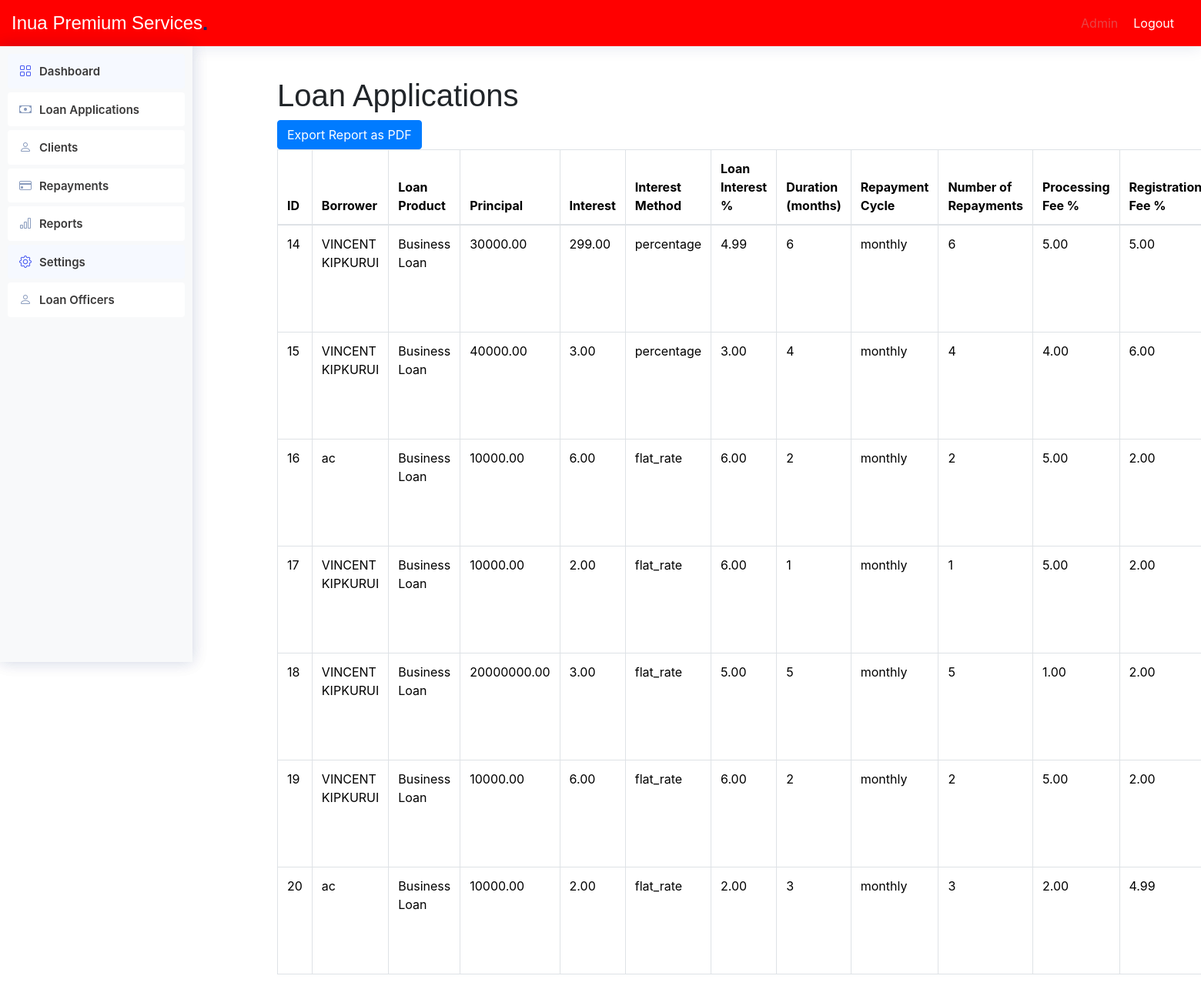
Screenshot of /admin/all_loans.php with the database file from the repository.
### tables this page shows
CREATE TABLE `navigation_items` (
  `id` int(11) NOT NULL,
  `title` varchar(100) NOT NULL,
  `url` varchar(200) NOT NULL,
  `icon` varchar(50) DEFAULT NULL,
  `parent_id` int(11) DEFAULT NULL
);

CREATE TABLE `loan_applications` (
  `id` int(11) NOT NULL,
  `borrower` int(11) NOT NULL,
  `loan_product` varchar(255) DEFAULT NULL,
  `principal` decimal(10,2) DEFAULT NULL,
  `loan_release_date` date DEFAULT NULL,
  `interest` decimal(10,2) DEFAULT NULL,
  `interest_method` varchar(50) DEFAULT NULL,
  `loan_interest` decimal(5,2) DEFAULT NULL,
  `loan_duration` int(11) DEFAULT NULL,
  `repayment_cycle` varchar(50) DEFAULT NULL,
  `number_of_repayments` int(11) DEFAULT NULL,
  `processing_fee` decimal(5,2) DEFAULT NULL,
  `registration_fee` decimal(5,2) DEFAULT NULL,
  `loan_status` varchar(50) DEFAULT NULL,
  `total_amount` double NOT NULL,
  `id_photo_path` varchar(255) DEFAULT NULL
);

CREATE TABLE `borrowers` (
  `id` int(11) NOT NULL,
  `full_name` varchar(255) NOT NULL,
  `business_name` varchar(255) DEFAULT NULL,
  `unique_number` varchar(20) NOT NULL,
  `mobile` varchar(15) DEFAULT NULL,
  `email` varchar(255) DEFAULT NULL,
  `total_paid` decimal(10,2) DEFAULT NULL,
  `open_loans_balance` decimal(10,2) DEFAULT NULL,
  `status` varchar(50) DEFAULT NULL,
  `loan_officer` varchar(50) NOT NULL
);

CREATE TABLE `loan_products` (
  `id` int(11) NOT NULL,
  `name` varchar(255) NOT NULL,
  `branch_access` varchar(255) NOT NULL,
  `penalty_settings` varchar(255) NOT NULL,
  `status` enum('Active','Inactive') NOT NULL DEFAULT 'Active',
  `created_at` timestamp NOT NULL DEFAULT current_timestamp(),
  `updated_at` timestamp NOT NULL DEFAULT current_timestamp() ON UPDATE current_timestamp()
);

### includes/functions.php (called while the page is built, shortened)
<?php
function db_connect() {
    $host = 'localhost';
    $db = 'microfinance';
    $user = 'root';
    $pass = '';
    try {
        return new PDO("mysql:host=$host;dbname=$db", $user, $pass, [
            PDO::ATTR_ERRMODE => PDO::ERRMODE_EXCEPTION,
            PDO::ATTR_DEFAULT_FETCH_MODE => PDO::FETCH_ASSOC,
        ]);
    } catch (PDOException $e) {
        die('Connection failed: ' . $e->getMessage());
    }
}
function getUserRole($userId) {
    $conn = db_connect();
    $stmt = $conn->prepare("SELECT role_id FROM users WHERE id = ?");
    $stmt->execute([$userId]);
    return $stmt->fetchColumn();
}
function getNavigationItems($roleId) {
    try {
        $conn = db_connect();
        $stmt = $conn->prepare("
            SELECT ni.id, ni.title, ni.url, ni.icon, ni.parent_id
            FROM navigation_items ni
            INNER JOIN navigation_item_roles nir ON ni.id = nir.navigation_item_id
            WHERE nir.role_id = :role_id ORDER BY ni.id ASC
        ");
        $stmt->execute([':role_id' => $roleId]);
        $result = $stmt->fetchAll(PDO::FETCH_ASSOC);
        return $result ?: [];
    } catch (PDOException $e) {
        error_log('Database query error: ' . $e->getMessage());
        return [];
    } finally {
        $conn = null;
    }
}
?>

### admin/all_loans.php (the view, shortened to what this page needs)
<!DOCTYPE html>
<html lang="en">
<head>
    <link href="assets/vendor/bootstrap/css/bootstrap.min.css" rel="stylesheet">
    <link href="assets/vendor/bootstrap-icons/bootstrap-icons.css" rel="stylesheet">
    <link href="assets/css/style.css" rel="stylesheet">
</head>
<body>
    <?php
    include '../includes/functions.php';
    include 'includes/header.php';
    ?>
    <div class="sidebar">
        <?php include '../includes/sidebar.php'; ?>
    </div>
    <?php
    include 'db.php';
    function getLoans() {
        global $conn;
        $loans = array();
        $sql = "SELECT
                    l.id,
                    b.full_name AS borrower_name,
                    p.name AS loan_product_name,
                    l.principal,
                    l.interest,
                    l.interest_method,
                    l.loan_interest,
                    l.loan_duration,
                    l.repayment_cycle,
                    l.number_of_repayments,
                    l.processing_fee,
                    l.registration_fee,
                    l.total_amount,
                    l.loan_release_date,
                    l.loan_status
                FROM loan_applications l
                INNER JOIN borrowers b ON l.borrower = b.id
                INNER JOIN loan_products p ON l.loan_product = p.id";
        $result = $conn->query($sql);
        if ($result->num_rows > 0) {
            while($row = $result->fetch_assoc()) {
                $loans[] = $row;
            }
        } else {
            echo "No records found.";
        }
        return $loans;
    }
    $loans = getLoans();
    ?>
    <main class="main">
        <section class="section">
            <div class="container">
                <h1>Loan Applications</h1>
                <a href="generate_pdf.php" class="btn btn-primary">Export Report as PDF</a>
                <table class="table table-bordered">
                    <thead>
                        <tr>
                            <th>ID</th>
                            <th>Borrower</th>
                            <th>Loan Product</th>
                            <th>Principal</th>
                            <th>Interest</th>
                            <th>Interest Method</th>
                            <th>Loan Interest %</th>
                            <th>Duration (months)</th>
                            <th>Repayment Cycle</th>
                            <th>Number of Repayments</th>
                            <th>Processing Fee %</th>
                            <th>Registration Fee %</th>
                        </tr>
                    </thead>
                    <tbody>
                        <?php
                        if (count($loans) > 0) {
                            foreach ($loans as $loan) {
                                echo "<tr>
                                    <td>{$loan['id']}</td>
                                    <td>{$loan['borrower_name']}</td>
                                    <td>{$loan['loan_product_name']}</td>
                                    <td>{$loan['principal']}</td>
                                    <td>{$loan['interest']}</td>
                                    <td>{$loan['interest_method']}</td>
                                    <td>{$loan['loan_interest']}</td>
                                    <td>{$loan['loan_duration']}</td>
                                    <td>{$loan['repayment_cycle']}</td>
                                    <td>{$loan['number_of_repayments']}</td>
                                    <td>{$loan['processing_fee']}</td>
                                    <td>{$loan['registration_fee']}</td>
                                    <td>{$loan['total_amount']}</td>
                                    <td>{$loan['loan_release_date']}</td>
                                    <td>{$loan['loan_status']}</td>
                                            <input type='hidden' name='loan_id' value='{$loan['id']}'>
                                            <input type='hidden' name='loan_id' value='{$loan['id']}'>
                                            <input type='hidden' name='loan_id' value='{$loan['id']}'>
                                </tr>";
                            }
                        } else {
                            echo "<tr><td colspan='15'>No loans found</td></tr>";
                        }
                        ?>
                    </tbody>
                </table>
            </div>
        </section>
    </main>
</body>
</html>

### includes/sidebar.php (shortened to what this page needs)
<?php
$userId = 1;
$roleId = getUserRole($userId);
$navItems = getNavigationItems($roleId);
function renderNavItems($items, $parentId = NULL) {
    $html = '';
    foreach ($items as $item) {
        if ($item['parent_id'] == $parentId) {
            $subItems = array_filter($items, function($i) use ($item) {
                return $i['parent_id'] == $item['id'];
            });
            $hasSubItems = !empty($subItems);
            $html .= '<li class="nav-item">';
            $html .= '<a class="nav-link' . ($hasSubItems ? ' collapsed' : '') . '" href="' . $item['url'] . '"';
            if ($hasSubItems) {
                $html .= ' data-bs-toggle="collapse" data-bs-target="#collapse-' . $item['id'] . '" aria-expanded="false" aria-controls="collapse-' . $item['id'] . '"';
            }
            $html .= '>';
            if ($item['icon']) {
                $html .= '<i class="' . $item['icon'] . '" title="' . $item['title'] . '"></i>';
            }
            $html .= '<span>' . $item['title'] . '</span>';
            $html .= '</a>';
            if ($hasSubItems) {
                $html .= '<ul id="collapse-' . $item['id'] . '" class="collapse list-unstyled">';
                $html .= renderNavItems($items, $item['id']);
                $html .= '</ul>';
            }
            $html .= '</li>';
        }
    }
    return $html;
}
?>
<!DOCTYPE html>
<html lang="en">
<head>
    <link rel="stylesheet" href="../assets/css/bootstrap.min.css">
</head>
<body>
    <aside class="sidebar">
        <ul class="sidebar-nav" id="sidebar-nav">
            <?= renderNavItems($navItems) ?>
        </ul>
    </aside>
</body>
</html>

### admin/assets/css/style.css (style rules this page uses)
:root { scroll-behavior: smooth; }
body { font-family: "Open Sans", sans-serif; background: #f6f9ff; color: #444444; }
a { color: #4154f1; text-decoration: none; }
h1, h2, h3, h4, h5, h6 { font-family: "Nunito", sans-serif; }
.sidebar { position: fixed; top: 60px; left: 0; bottom: 0; width: 300px; z-index: 996; transition: all 0.3s; padding: 20px; overflow-y: auto; scrollbar-width: thin; scrollbar-color: #aab7cf transparent; box-shadow: 0px 0px 20px rgba(1, 41, 112, 0.1); background-color: #fff; }
.sidebar-nav { padding: 0; margin: 0; list-style: none; }
.sidebar-nav li { padding: 0; margin: 0; list-style: none; }
.sidebar-nav .nav-item { margin-bottom: 5px; }
.sidebar-nav .nav-link { display: flex; align-items: center; font-size: 15px; font-weight: 600; color: #4154f1; transition: 0.3; background: #f6f9ff; padding: 10px 15px; border-radius: 4px; }
.sidebar-nav .nav-link i { font-size: 16px; margin-right: 10px; color: #4154f1; }
.sidebar-nav .nav-link.collapsed { color: #012970; background: #fff; }
.sidebar-nav .nav-link.collapsed i { color: #899bbd; }

### admin/all_loans.php (style rules this page uses)
body { background-color: #f8f9fa; color: #212529; font-family: 'Open Sans', sans-serif; margin: 0; }
.sidebar { background-color: #ffffff; color: #3a3939; padding: 20px; width: 250px; position: fixed; height: 100%; overflow: auto; }
.sidebar .nav-item .nav-link { color: #3a3939; padding: 10px 15px; text-decoration: none; display: block; }
.main { margin-left: 270px; padding: 20px; }
.container { margin-top: 20px; }
table { width: 100%; margin-bottom: 1rem; background-color: #fff; }
table thead th { vertical-align: bottom; border-bottom: 2px solid #dee2e6; }
table tbody tr { border-bottom: 1px solid #dee2e6; }
table tbody td { vertical-align: middle; }

### includes/sidebar.php (style rules this page uses)
.sidebar { background-color: #f8f9fa; padding: 10px; height: 100vh; width: 250px; position: fixed; }
.sidebar .nav-link { color: #333; display: block; padding: 10px; text-decoration: none; }

### rows the page displays
navigation_items: title "Dashboard"
navigation_items: title "Loan Applications"
navigation_items: title "Clients"
navigation_items: title "Repayments"
navigation_items: title "Reports"
navigation_items: title "Settings"
navigation_items: title "Loan Officers"
loan_applications: id "14", borrowers.full_name "VINCENT KIPKURUI", loan_products.name "Business Loan", principal "30000.00", interest "299.00", interest_method "percentage", loan_interest "4.99", loan_duration "6", repayment_cycle "monthly", number_of_repayments "6", processing_fee "5.00", registration_fee "5.00"
loan_applications: id "15", borrowers.full_name "VINCENT KIPKURUI", loan_products.name "Business Loan", principal "40000.00", interest "3.00", interest_method "percentage", loan_interest "3.00", loan_duration "4", repayment_cycle "monthly", number_of_repayments "4", processing_fee "4.00", registration_fee "6.00"
loan_applications: id "16", borrowers.full_name "ac", loan_products.name "Business Loan", principal "10000.00", interest "6.00", interest_method "flat_rate", loan_interest "6.00", loan_duration "2", repayment_cycle "monthly", number_of_repayments "2", processing_fee "5.00", registration_fee "2.00"
loan_applications: id "17", borrowers.full_name "VINCENT KIPKURUI", loan_products.name "Business Loan", principal "10000.00", interest "2.00", interest_method "flat_rate", loan_interest "6.00", loan_duration "1", repayment_cycle "monthly", number_of_repayments "1", processing_fee "5.00", registration_fee "2.00"
loan_applications: id "18", borrowers.full_name "VINCENT KIPKURUI", loan_products.name "Business Loan", principal "20000000.00", interest "3.00", interest_method "flat_rate", loan_interest "5.00", loan_duration "5", repayment_cycle "monthly", number_of_repayments "5", processing_fee "1.00", registration_fee "2.00"
loan_applications: id "19", borrowers.full_name "VINCENT KIPKURUI", loan_products.name "Business Loan", principal "10000.00", interest "6.00", interest_method "flat_rate", loan_interest "6.00", loan_duration "2", repayment_cycle "monthly", number_of_repayments "2", processing_fee "5.00", registration_fee "2.00"
loan_applications: id "20", borrowers.full_name "ac", loan_products.name "Business Loan", principal "10000.00", interest "2.00", interest_method "flat_rate", loan_interest "2.00", loan_duration "3", repayment_cycle "monthly", number_of_repayments "3", processing_fee "2.00", registration_fee "4.99"
